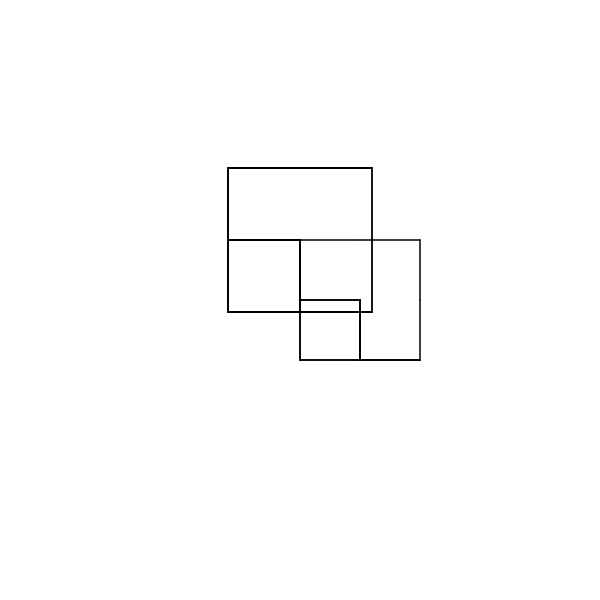
Frame 1 (no input)
Frame 60 (no input): identical to frame 1, image omitted
Frame 120 (the mouse pressed at the canvas centre since frame 60): identical to frame 1, image omitted

The p5.js sketch that drew this single still picture (run headless with seeded random() and noise() and a simulated clock; from frame 60 on, the mouse is pressed at the canvas centre):

// p5.js sketch
// ── sketch.js

let premise = 'A >f[A]';
  let rules = {
    //F: 'A >f[A]',
    A: '+F+FfA+FF+FF',

  }
let bigRule;


let length = 200;
let angle = 90;

function setup() {
  createCanvas(600, 600);
  angleMode(DEGREES);
  bigRule = resolveRules(premise, rules, 2);
  print(bigRule);
  
}

function draw() {
  background('white');
  stroke('black');
  strokeWeight(5);
  translate(width / 2, height / 2);
  rotate(-90);
  scale(0.3);

  drawShape(bigRule);
   // angle += 1;
  // length += 0.1;
}

function resolveRules(startRule, rules, depth) {
  let endRule = '';
  for (let currentLetter of startRule) {
    if (currentLetter in rules) {
      endRule += rules[currentLetter];
    } else {
      endRule += currentLetter;
    }
  }
  if (depth >= 1) {
    endRule = resolveRules(endRule, rules, depth - 1);
  }
  return endRule;
}


function drawShape(rule)  {
  for (let c of rule) {
    if (c === 'F') {
      line(0, 0, length, 0);
      translate(length, 0);
    } else if (c === 'f') {
      translate(0, -length, 0);
    } else if (c === '+') {
      rotate(angle);
    } else if (c === '-') {
      rotate(-angle);
    } else if (c === '[') {
      push();
    } else if (c === ']') {
      pop();
    } else if (c === '>') {
      scale(1.2);
    } else if (c === '<') {
      scale(0.8);
   
    }
  }
}
